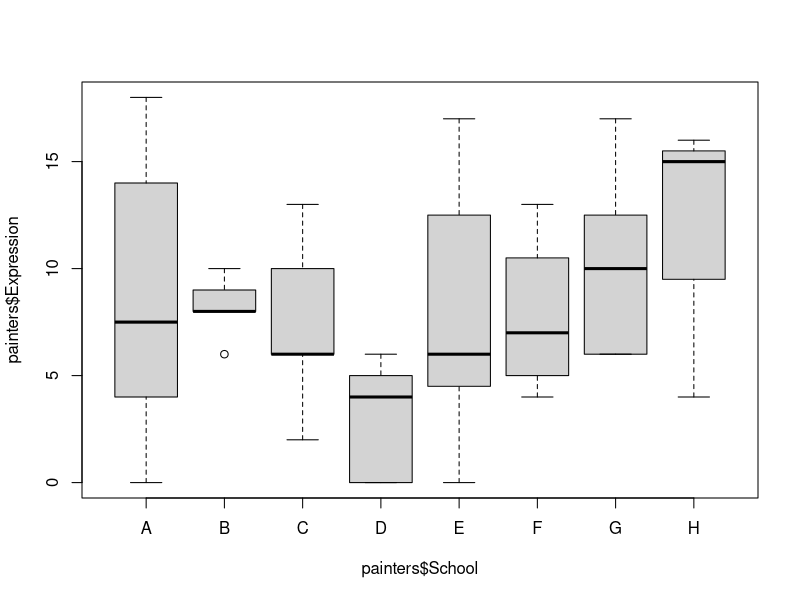
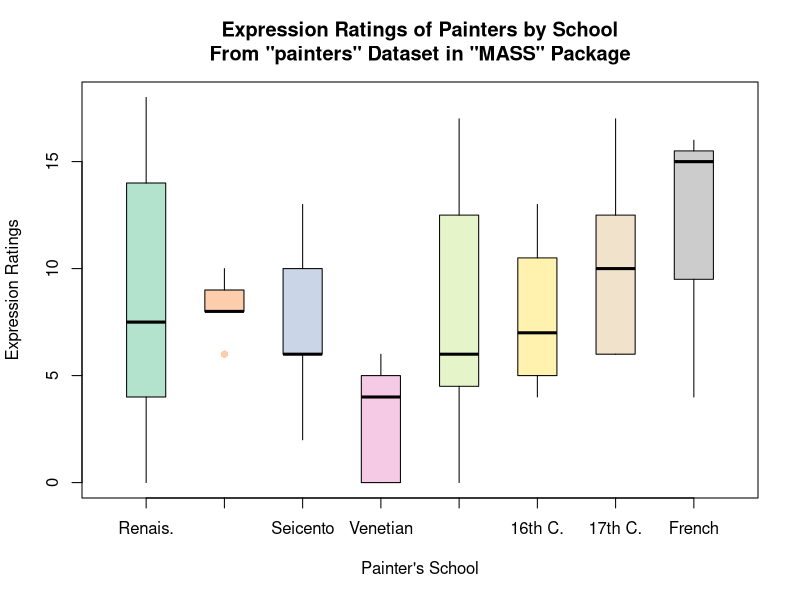

Here is the R script that generated these plots, in order:
# R Statistics Essential Training
# Ex06_02
# Creating grouped boxplots

# Load data
# Use dataset "painters" from the package "MASS
require(MASS)
?painters
# For an interesting follow-up on this data, see
# "Taste Endures! The Rankings of Roger de Piles (†1709)
# and Three Centuries of Art Prices" by Kathryn Graddy at
browseURL("http://people.brandeis.edu/~kgraddy/published%20papers/DePiles_complete.pdf")
data(painters)
painters

# Draw boxplots of outcome (Expression) by group (School)
# Basic version
boxplot(painters$Expression ~ painters$School)

# Modified version
require("RColorBrewer")
boxplot(painters$Expression ~ painters$School,
        col = brewer.pal(8, "Pastel2"),
        names  = c("Renais.",
                   "Mannerist",
                   "Seicento",
                   "Venetian",
                   "Lombard",
                   "16th C.",
                   "17th C.",
                   "French"),
#         notch = TRUE,  # Not good because of small samples; don't use
        boxwex = 0.5,  # Width of box
        whisklty = 1,  # Whisker line type; 1 = solid line
        staplelty = 0,  # Staple type; 0 = none
        outpch = 16,  # Outlier symbol; 16 = filled circle
        outcol = brewer.pal(8, "Pastel2"),  # Outlier color
        main = "Expression Ratings of Painters by School\nFrom \"painters\" Dataset in \"MASS\" Package",
        xlab = "Painter's School",
        ylab = "Expression Ratings")

# Clean up
detach("package:MASS", unload=TRUE)
detach("package:RColorBrewer", unload=TRUE)
rm(list = ls())
